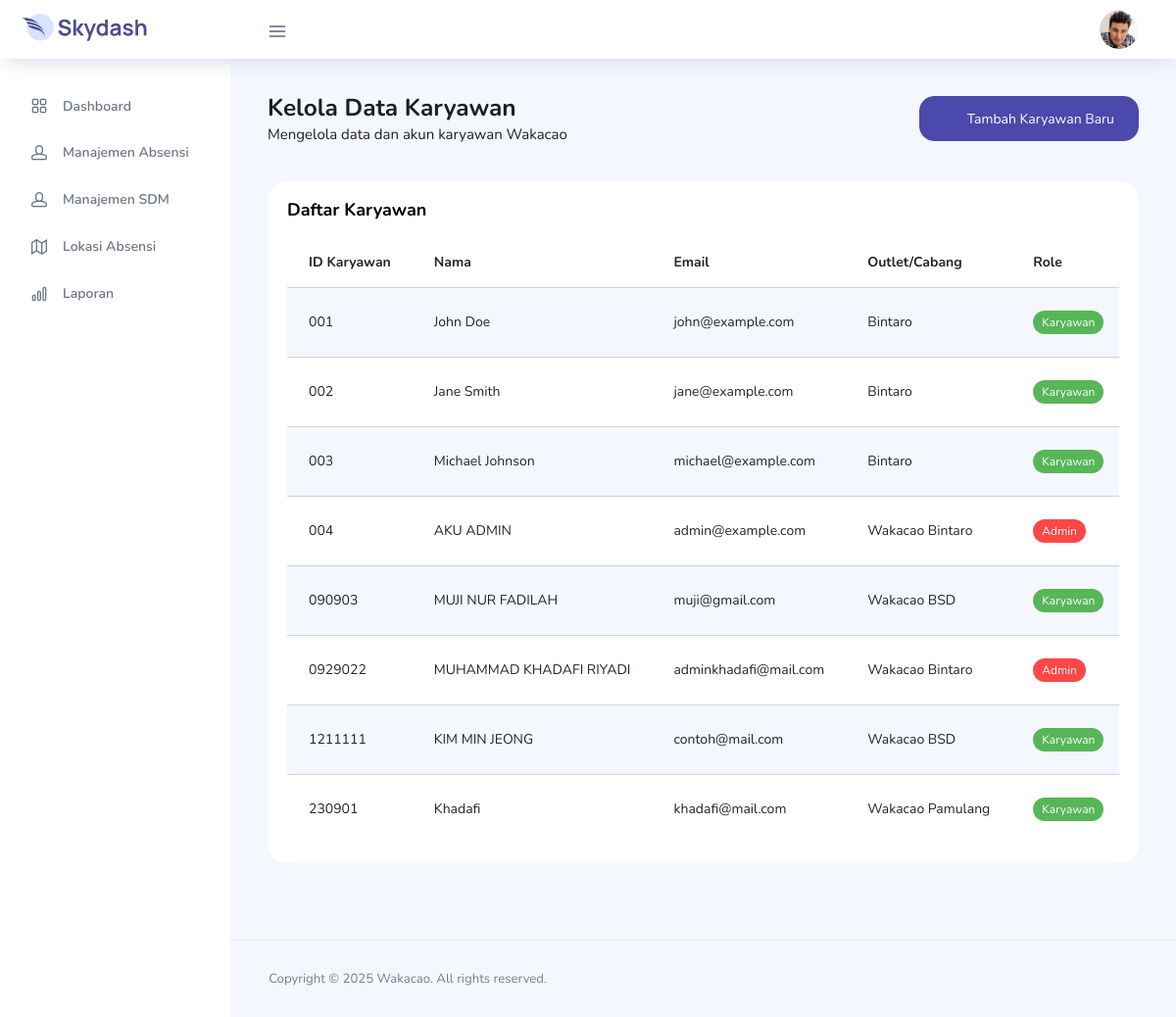
The app's page /admin/manage_employee.php (signed in) with its own data.
### tables this page shows
CREATE TABLE `users` (
  `id` int(11) NOT NULL,
  `id_karyawan` varchar(10) NOT NULL,
  `nama` varchar(100) NOT NULL,
  `email` varchar(100) NOT NULL,
  `password` varchar(255) NOT NULL,
  `outlet` varchar(50) NOT NULL,
  `role` enum('admin','karyawan','supervisor') NOT NULL DEFAULT 'karyawan',
  `created_at` timestamp NOT NULL DEFAULT current_timestamp(),
  `updated_at` timestamp NOT NULL DEFAULT current_timestamp() ON UPDATE current_timestamp()
);

### admin/manage_employee.php (the view, shortened to what this page needs)
<?php
require_once '../config.php';
$query_karyawan = "SELECT * FROM users ORDER BY id_karyawan";
$result_karyawan = mysqli_query($koneksi, $query_karyawan);
$karyawan_list = [];
if ($result_karyawan) {
    while ($row = mysqli_fetch_assoc($result_karyawan)) {
        $karyawan_list[] = $row;
    }
}
?>
<!DOCTYPE html>
<html lang="en">
<head>
  <link rel="stylesheet" href="../vendors/feather/feather.css">
  <link rel="stylesheet" href="../vendors/ti-icons/css/themify-icons.css">
  <link rel="stylesheet" href="../vendors/css/vendor.bundle.base.css">
  <link rel="stylesheet" href="../vendors/datatables.net-bs4/dataTables.bootstrap4.css">
  <link rel="stylesheet" href="../css/vertical-layout-light/style.css">
</head>
<body>
  <div class="container-scroller">
    <nav class="navbar col-lg-12 col-12 p-0 fixed-top d-flex flex-row">
      <div class="text-center navbar-brand-wrapper d-flex align-items-center justify-content-center">
        <a class="navbar-brand brand-logo mr-5" href="index.php"><img src="../images/logo.svg" class="mr-2" alt="logo"/></a>
      </div>
      <div class="navbar-menu-wrapper d-flex align-items-center justify-content-end">
        <button class="navbar-toggler navbar-toggler align-self-center" type="button" data-toggle="minimize">
          <span class="icon-menu"></span>
        </button>
        <ul class="navbar-nav navbar-nav-right">
          <li class="nav-item nav-profile dropdown">
            <a class="nav-link dropdown-toggle" href="#" data-toggle="dropdown" id="profileDropdown">
              <img src="../images/faces/face28.jpg" alt="profile"/>
            </a>
          </li>
        </ul>
      </div>
    </nav>
    </div>
      <?php include 'sidebar.php'; ?>
      <div class="main-panel">
        <div class="content-wrapper">
          <div class="row">
            <div class="col-md-12 grid-margin">
              <div class="row">
                <div class="col-12 col-xl-8 mb-4 mb-xl-0">
                  <h3 class="font-weight-bold">Kelola Data Karyawan</h3>
                  <h6 class="font-weight-normal mb-0">Mengelola data dan akun karyawan Wakacao</h6>
                </div>
                <div class="col-12 col-xl-4">
                  <div class="justify-content-end d-flex">
                    <button class="btn btn-primary btn-icon-text" data-toggle="modal" data-target="#addEmployeeModal">
                      <i class="ti-plus btn-icon-prepend"></i>
                      Tambah Karyawan Baru
                    </button>
                  </div>
                </div>
              </div>
            </div>
          </div>
          <div class="row">
            <div class="col-md-12 grid-margin stretch-card">
              <div class="card">
                <div class="card-body">
                  <h4 class="card-title">Daftar Karyawan</h4>
                  <div class="table-responsive">
                    <table class="table table-striped datatable">
                      <thead>
                        <tr>
                          <th>ID Karyawan</th>
                          <th>Nama</th>
                          <th>Email</th>
                          <th>Outlet/Cabang</th>
                          <th>Role</th>
                        </tr>
                      </thead>
                      <tbody>
                        <?php foreach ($karyawan_list as $karyawan): ?>
                        <tr>
                          <td><?php echo $karyawan['id_karyawan']; ?></td>
                          <td><?php echo $karyawan['nama']; ?></td>
                          <td><?php echo $karyawan['email']; ?></td>
                          <td><?php echo $karyawan['outlet']; ?></td>
                          <td>
                            <span class="badge badge-<?php
                              echo $karyawan['role'] === 'admin' ? 'danger' :
                                   ($karyawan['role'] === 'supervisor' ? 'warning' : 'success');
                            ?>"><?php echo ucfirst($karyawan['role']); ?></span>
                          </td>
                        </tr>
                        <?php endforeach; ?>
                      </tbody>
                    </table>
                  </div>
                </div>
              </div>
            </div>
          </div>
        </div>
        <footer class="footer">
          <div class="d-sm-flex justify-content-center justify-content-sm-between">
            <span class="text-muted text-center text-sm-left d-block d-sm-inline-block">Copyright © <?php echo date('Y'); ?> Wakacao. All rights reserved.</span>
          </div>
        </footer>
      </div>
    </div>
</body>
</html>

### records on screen
users: id_karyawan "001", nama "John Doe", email "john@example.com", outlet "Bintaro", role "Karyawan"
users: id_karyawan "002", nama "Jane Smith", email "jane@example.com", outlet "Bintaro", role "Karyawan"
users: id_karyawan "003", nama "Michael Johnson", email "michael@example.com", outlet "Bintaro", role "Karyawan"
users: id_karyawan "004", nama "AKU ADMIN", email "admin@example.com", outlet "Wakacao Bintaro", role "Admin"
users: id_karyawan "090903", nama "MUJI NUR FADILAH", email "muji@gmail.com", outlet "Wakacao BSD", role "Karyawan"
users: id_karyawan "0929022", nama "MUHAMMAD KHADAFI RIYADI", email "adminkhadafi@mail.com", outlet "Wakacao Bintaro", role "Admin"
users: id_karyawan "1211111", nama "KIM MIN JEONG", email "contoh@mail.com", outlet "Wakacao BSD", role "Karyawan"
users: id_karyawan "230901", nama "Khadafi", email "khadafi@mail.com", outlet "Wakacao Pamulang", role "Karyawan"
